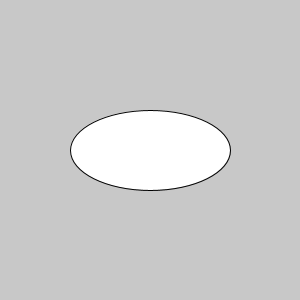
Frame 1 (no input)
Frame 60 (the mouse pressed at the canvas centre just before this capture): identical to frame 1, image omitted
Frame 120 (the mouse held since frame 60 and released just before this capture): identical to frame 1, image omitted

The Processing sketch that drew this single still picture (run headless with seeded random() and noise(); from frame 60 on, the mouse is pressed at the canvas centre):

// Processing sketch: processing_79185
// ── processing_79185.pde

float ra = 0;


void setup() {
  size(300, 300);
}


void draw(){
  background(200);
  translate(width/2,height/2);
  rotate(ra);
  ellipse(0,0,160,80);
}

void mouseDragged() {
  ra += atan2(mouseY-height/2, mouseX-width/2) - atan2(pmouseY-height/2, pmouseX-width/2);
}
